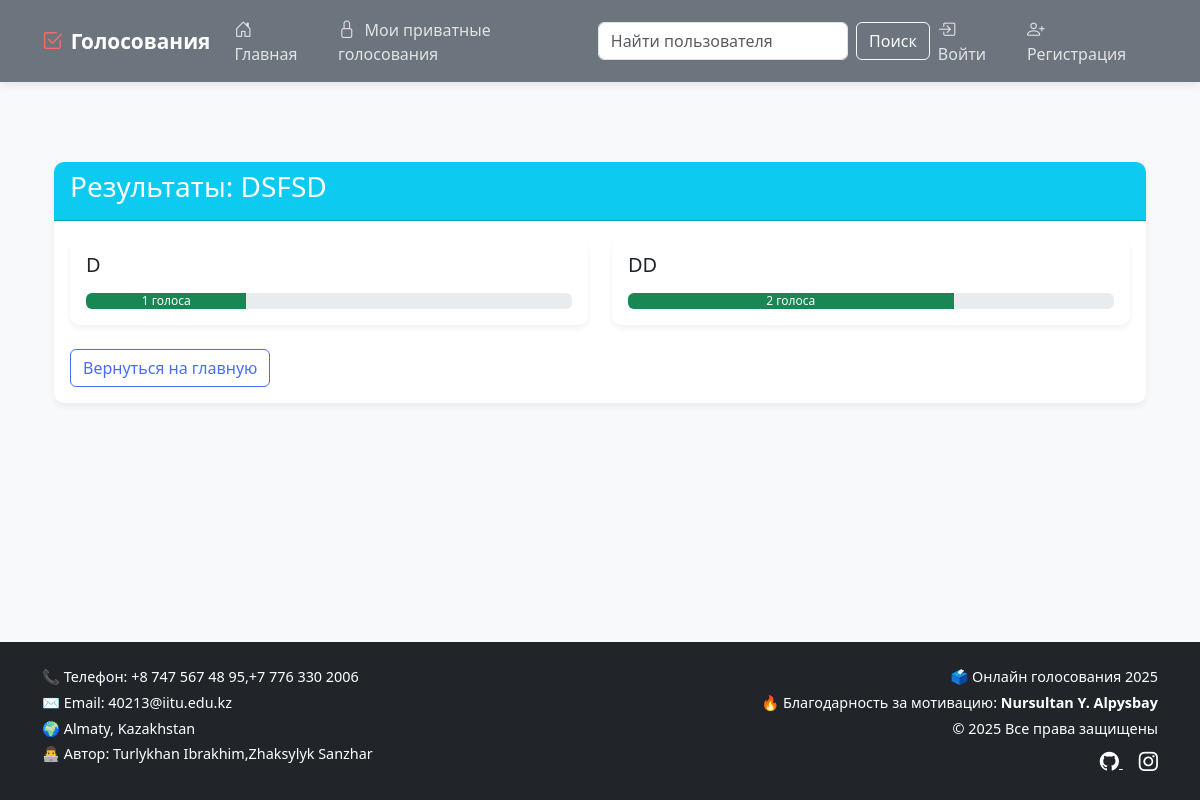
Screenshot of /polls/elections/5/results/ with the database file from the repository.
### polls/models.py (models this page shows, shortened)
class Election(models.Model):
    VISIBILITY_CHOICES = [
        ('public', 'Публичное'),
        ('private', 'Приватное'),
    ]
    title = models.CharField(max_length=200, verbose_name="Название голосования")
    description = models.TextField(verbose_name="Описание", blank=True)
    creator = models.ForeignKey(User, on_delete=models.CASCADE, verbose_name="Создатель", null=True, blank=True)
    created_at = models.DateTimeField(auto_now_add=True)
    start_date = models.DateTimeField(verbose_name="Дата начала")
    end_date = models.DateTimeField(verbose_name="Дата окончания")
    is_active = models.BooleanField(default=True, verbose_name="Активно")
    visibility = models.CharField(max_length=10, choices=VISIBILITY_CHOICES, default='public', verbose_name="Видимость")
    is_public = models.BooleanField(default=True)
    invited_users = models.ManyToManyField(User, related_name='invited_elections', blank=True,
                                           verbose_name="Приглашенные пользователи")
    unique_link = models.CharField(max_length=50, unique=True, blank=True, verbose_name="Уникальная ссылка")
    @property
    def total_votes(self):
        return self.votes.count()  # Убедись, что в модели Vote есть related_name='votes'

class Candidate(models.Model):
    name = models.CharField(
        max_length=100,
        verbose_name='Имя кандидата'
    )
    election = models.ForeignKey(
        Election,
        on_delete=models.CASCADE,
        related_name='candidates',
        verbose_name='Выборы'
    )
    bio = models.TextField(
        verbose_name='Биография',
        blank=True
    )
    photo = models.ImageField(
        upload_to='candidates/',
        null=True,
        blank=True,
        verbose_name='Фотография'
    )
    class Meta:
        verbose_name = 'Кандидат'
        verbose_name_plural = 'Кандидаты'
        ordering = ['name']
    @property
    def vote_count(self):
        return self.votes.count()

### polls/views.py (the view)
# urls.py: path('elections/<int:election_id>/results/', views.results, name='results'),
def results(request, election_id):
    election = get_object_or_404(Election, id=election_id)
    candidates = Candidate.objects.filter(election=election).annotate(
        total_votes=Count('votes')
    )
    return render(request, 'polls/results.html', {
        'election': election,
        'candidates': candidates
    })

### polls/templates/polls/results.html
{% extends 'polls/base.html' %}
{% block content %}
<div class="container mt-4">
    <div class="card">
        <div class="card-header bg-info text-white">
            <h3>Результаты: {{ election.title }}</h3>
        </div>
        <div class="card-body">
            <div class="row">
                {% for candidate in candidates %}
                <div class="col-md-6 mb-4">
                    <div class="card h-100">
                        <div class="card-body">
                            <h5>{{ candidate.name }}</h5>
                            <div class="progress mt-3">
                                <div class="progress-bar bg-success"
                                     style="width: {% widthratio candidate.vote_count election.total_votes 100 %}%">
                                    {{ candidate.vote_count }} голоса
                                </div>
                            </div>
                        </div>
                    </div>
                </div>
                {% endfor %}
            </div>
            <a href="{% url 'home' %}" class="btn btn-outline-primary">
                Вернуться на главную
            </a>
        </div>
    </div>
</div>
{% endblock %}

### polls/templates/polls/base.html (style rules this page uses)
:root { --primary-color: #4a6bff; --secondary-color: #6c757d; --dark-color: #2c3e50; --light-color: #f8f9fa; --accent-color: #ff6b6b; }
body { background-color: var(--light-color); display: flex; flex-direction: column; min-height: 100vh; font-family: 'Segoe UI', Tahoma, Geneva, Verdana, sans-serif; }
.card { transition: all 0.3s ease; border: none; border-radius: 10px; overflow: hidden; box-shadow: 0 4px 6px rgba(0,0,0,0.05); }
.btn-outline-primary { color: var(--primary-color); border-color: var(--primary-color); }

### rows the page displays
Election: title "DSFSD"
Candidate: name "D", vote_count "1"
Candidate: name "DD", vote_count "2"
